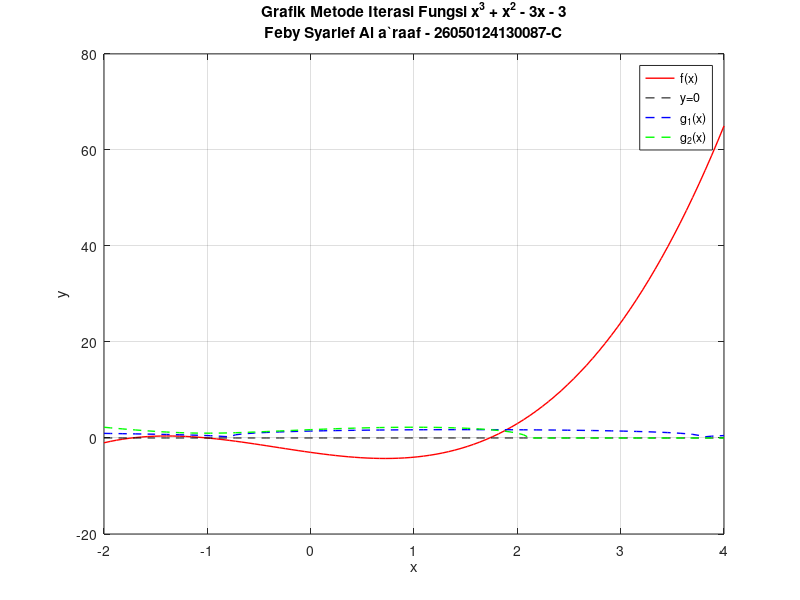

This chart was generated by the following MATLAB code: (Note: this script raises an error after producing the figure.)
figure
x = linspace(-2,4,100);
fx = x.^3 + x.^2 - 3*x - 3;
gx1 = (3*x + 3 - x.^2).^(1/3);   % Fungsi iterasi 1
gx2 = sqrt(3*x + 3 - x.^3);      % Fungsi iterasi 2 (alternatif)
plot(x,fx,'r','LineWidth', 1)
hold on
plot(x,zeros(size(x)),'k--')
plot(x,gx1,'b--','LineWidth', 1)
plot(x,gx2,'g--','LineWidth', 1)
grid on
xlabel('x')
ylabel('y')
title({'Grafik Metode Iterasi Fungsi x^3 + x^2 - 3x - 3'; ...
       'Feby Syarief Al a`raaf - 26050124130087-C'})
legend('f(x)', 'y=0', 'g_1(x)', 'g_2(x)', 'Location', 'best')

iterasi = 0;

xn = 1; % Nilai awal
Error_max = 10^(-4); % Batas toleransi
maks_iterasi = 100; % Batas iterasi maksimum

fprintf('\n%-10s %-12s %-12s %-12s %-12s\n', ...
    'Iterasi', 'X_n', 'g(X_n)', 'X_{n+1}', 'Error');
fprintf('%-10s %-12s %-12s %-12s %-12s\n', ...
    '---------', '----------', '----------', '----------', '----------');

while iterasi < maks_iterasi
    iterasi = iterasi + 1;
    
    % Pilih fungsi iterasi
    g_xn = fungsi_iterasi_1(xn); % Gunakan g1(x)
    
    % X_{n+1} = g(X_n)
    xn1 = g_xn;
    
    % Hitung error (selisih antara iterasi)
    if iterasi > 1
        error = abs(xn1 - xn);
    else
        error = NaN;
    end
    
    fprintf('%-10d %-12.6f %-12.6f %-12.6f %-12.6f\n', ...
        iterasi, xn, g_xn, xn1, error);

    % Cek kriteria konvergensi
    if iterasi > 1 && error <= Error_max
        akar = xn1;
        fprintf('\nKonvergensi tercapai!\n');
        fprintf('Jumlah iterasi = %i \n', iterasi);
        fprintf('Error = %.6f \n', error);
        fprintf('Akar persamaan = %.6f \n', akar);
        fprintf('Nilai f(akar) = %.6f \n', fungsi_utama(akar));
        
        plot(akar, 0, 'kx', 'MarkerSize', 10, 'LineWidth', 2);
        plot(akar, fungsi_iterasi_1(akar), 'mo', 'MarkerSize', 8, 'LineWidth', 2);
        legend('f(x)', 'y=0', 'g_1(x)', 'g_2(x)', ...
               'Akar Persamaan', 'Titik Iterasi', 'Location', 'best');
        return
    end
    
    % Update untuk iterasi berikutnya
    xn = xn1;
end

if iterasi >= maks_iterasi
    fprintf('\nMaksimum iterasi tercapai tanpa konvergensi\n');
    fprintf('Nilai terakhir X_{n+1} = %.6f\n', xn1);
    fprintf('Nilai f(X_{n+1}) = %.6f\n', fungsi_utama(xn1));
    
    plot(xn1, 0, 'kx', 'MarkerSize', 10, 'LineWidth', 2);
    plot(xn1, fungsi_iterasi_1(xn1), 'mo', 'MarkerSize', 8, 'LineWidth', 2);
    legend('f(x)', 'y=0', 'g_1(x)', 'g_2(x)', ...
           'Pendekatan Akhir', 'Titik Iterasi', 'Location', 'best');
end

% ====== Fungsi Pendukung ======
function fx = fungsi_utama(x)
    % Fungsi utama: f(x) = x^3 + x^2 - 3x - 3
    fx = x^3 + x^2 - 3*x - 3;
end

function gx = fungsi_iterasi_1(x)
    % Fungsi iterasi 1: g(x) = (3x + 3 - x^2)^(1/3)
    gx = (3*x + 3 - x^2)^(1/3);
end

function gx = fungsi_iterasi_2(x)
    % Fungsi iterasi 2 alternatif: g(x) = sqrt(3x + 3 - x^3)
    if (3*x + 3 - x^3) >= 0
        gx = sqrt(3*x + 3 - x^3);
    else
        gx = NaN;
    end
end
